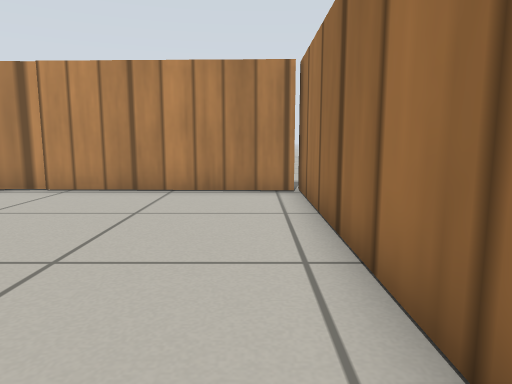
[1] (above)

12 first-person views from a walk through a Gazebo world. The camera is 0.12 m above the floor, tilts 8° down and sees 70° across. The floor is counted in squares, 0.1 m on a side. Each view is taken from the middle of a square. On the plan, view 1 faces up. The plan holds only what a view shows up to about 14 squares ahead; the rest is blank. Gazebo's built-in surfaces are drawn with simple patterns.

[2]
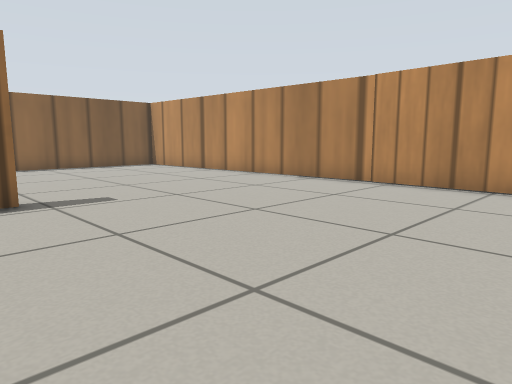

[3]
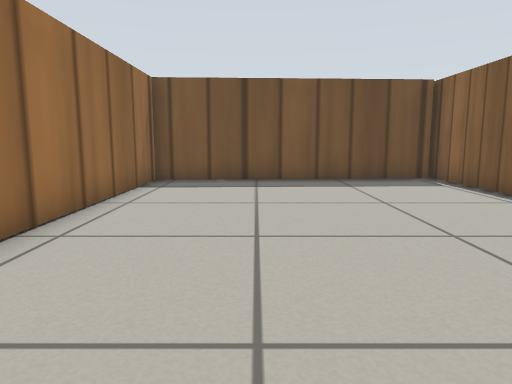

[4]
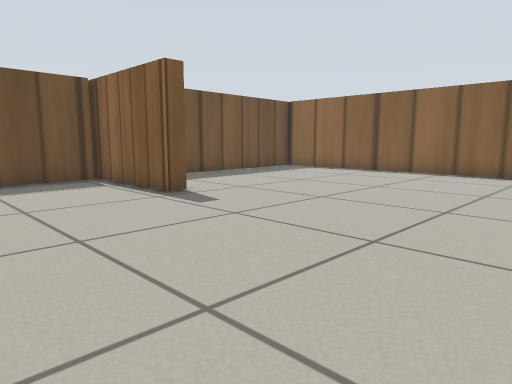

[5]
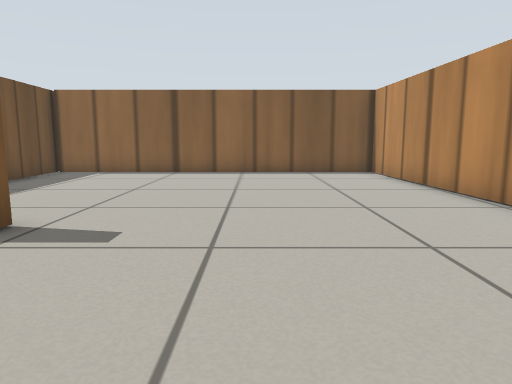

[6]
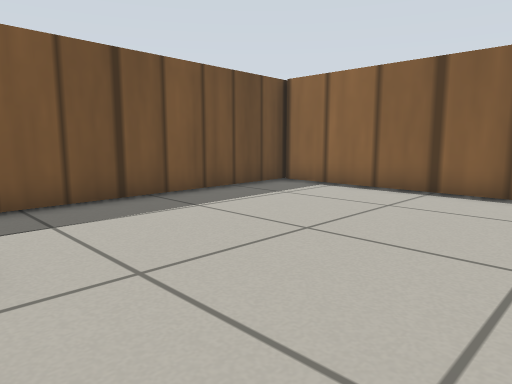

[7]
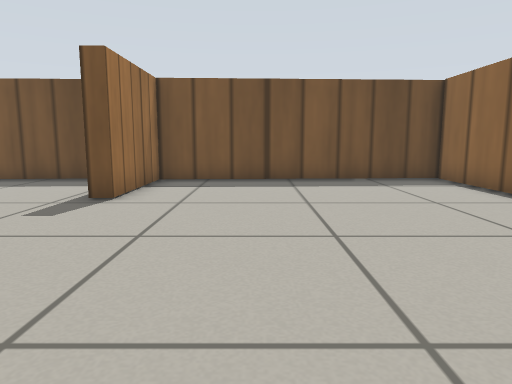

[8]
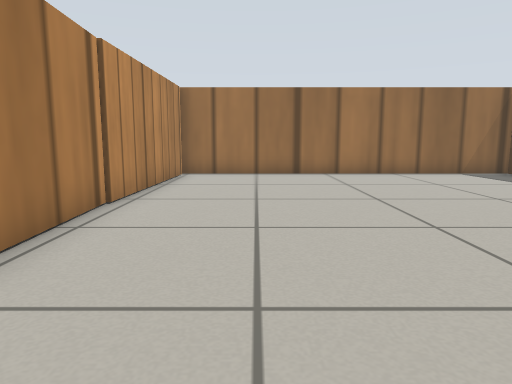

[9]
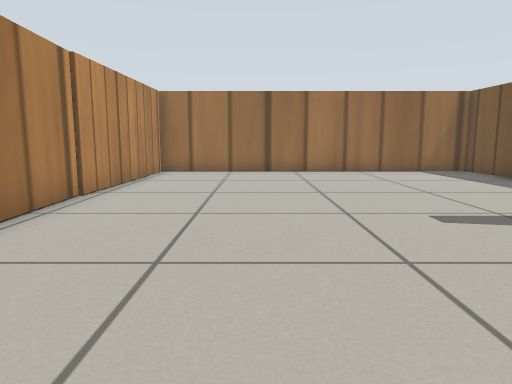

[10]
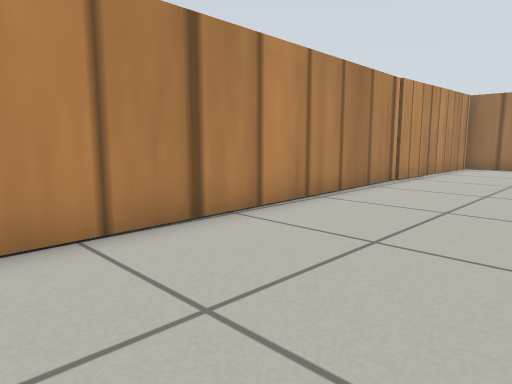

[11]
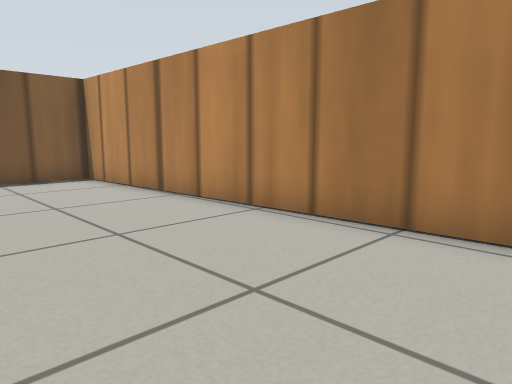

[12]
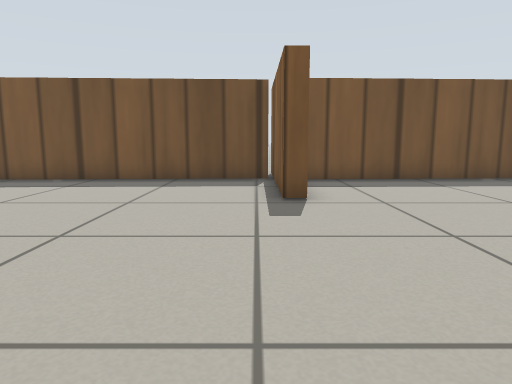

### Floor plan
Points are (right, up) in squares from view 1. A wall is a line through its corners. A room is listed if a view was taken in it or the views show most of it. See-through windows are left out.
Room 1 (views 1, 2, 3, 4, 5, 6, 11, 12)
walls: (-8.1, 0.6) (-7.6, 0.6) (-7.6, -4.5); (-5.1, 8.9) (-8.6, 8.8); (-7.4, -3.4) (1, -3) (1, 9); (1, 8.6) (-5.1, 8.8)
ways out: opening at (-8, 4.5) to room 2
Room 2 (views 7, 8, 9, 10)
walls: (-8.6, 8.8) (-16.7, 8.4) (-16.7, -3.4); (-17, -3.5) (-8.1, -3.1) (-8.1, 0.6)
ways out: opening at (-8, 4.5) to room 1

Where each view was taken, in squares from view 1:
view 1: 0 up, 0 right, facing up
view 2: 1 down, 0 right, facing up-left
view 3: 8 up, 2 left, facing down
view 4: 8 up, 3 left, facing down-left
view 5: 4 up, 3 left, facing left
view 6: 4 up, 8 left, facing down-left
view 7: 8 up, 11 left, facing down
view 8: 6 up, 12 left, facing right
view 9: 5 up, 13 left, facing right
view 10: 4 up, 16 left, facing up-right
view 11: 4 up, 5 left, facing up-left
view 12: 8 up, 7 left, facing down
